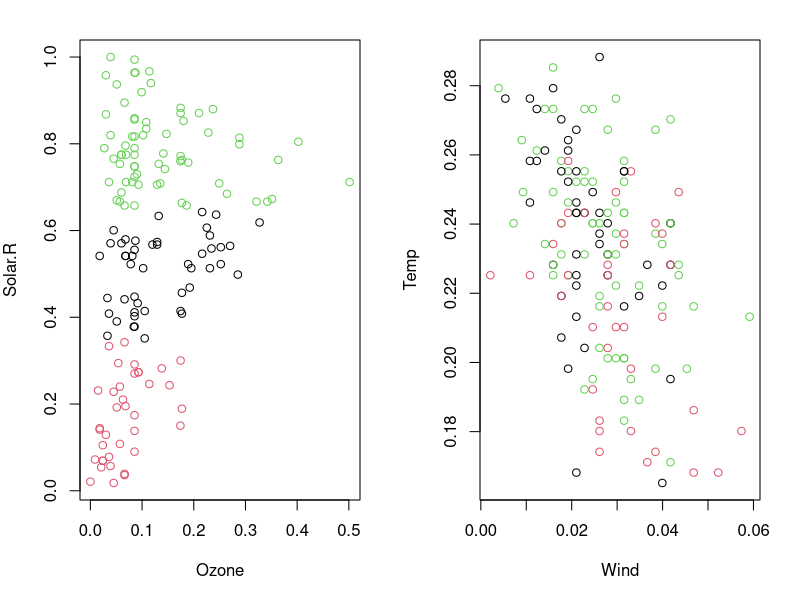

Generate this figure with R:
# 1.The details about this dataset can be found at https://stat.ethz.ch/R-manual/R-devel/library/datasets/html/airquality.html

data("airquality")
str(airquality)

head(airquality)

# 2. Preprocess the dataset

col1<- mapply(anyNA,airquality) # apply function anyNA() on all columns of airquality dataset
col1

# The output shows that only Ozone and Solar.R attributes have NA i.e. some missing value.

for (i in 1:nrow(airquality)){
  if(is.na(airquality[i,"Ozone"])){
    airquality[i,"Ozone"]<- mean(airquality[which(airquality[,"Month"]==airquality[i,"Month"]),"Ozone"],na.rm = TRUE)
  }
  # Impute monthly mean in Solar.R
  if(is.na(airquality[i,"Solar.R"])){
    airquality[i,"Solar.R"]<- mean(airquality[which(airquality[,"Month"]==airquality[i,"Month"]),"Solar.R"],na.rm = TRUE)
  }
  
}
#Normalize the dataset so that no particular attribute has more impact on clustering algorithm than others.
normalize<- function(x){
  return((x-min(x))/(max(x)-min(x)))
}
airquality<- normalize(airquality) # replace contents of dataset with normalized values

# 3. Apply k-means clustering algorithm

result<- kmeans(airquality[c(1,2,3,4)],3) # apply k-means algorithmusing first 4 attributes and with k=3(no. of required clusters)
result$size # gives no. of records in each cluster

result$centers
result$cluster

# 4. Visualize clustering results
par(mfrow=c(1,2), mar=c(5,4,2,2))
plot(airquality[,1:2], col=result$cluster) # Plot to see how Ozone and Solar.R data points have been distributed in clusters

plot(airquality[,3:4], col=result$cluster) # Plot to see how Wind and Temp data points have been distributed in clusters